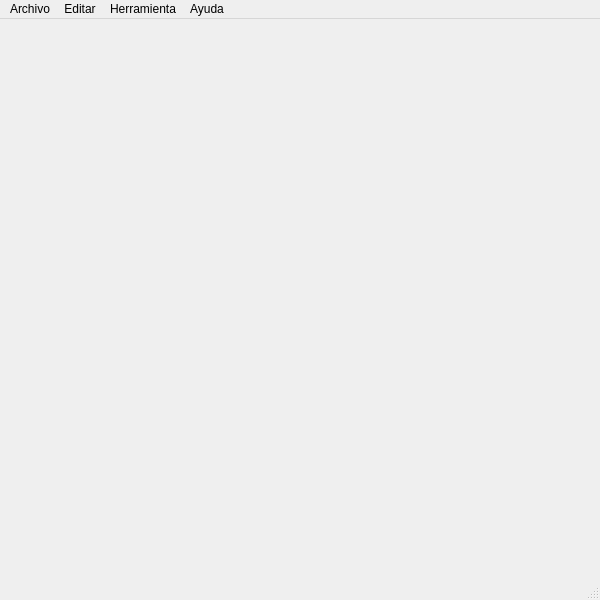
<?xml version="1.0" encoding="UTF-8"?>
<ui version="4.0">
 <class>Principal</class>
 <widget class="QMainWindow" name="Principal">
  <property name="geometry">
   <rect>
    <x>0</x>
    <y>0</y>
    <width>600</width>
    <height>600</height>
   </rect>
  </property>
  <property name="windowTitle">
   <string>Principal</string>
  </property>
  <widget class="QWidget" name="centralwidget"/>
  <widget class="QStatusBar" name="statusbar"/>
  <widget class="QMenuBar" name="menu_principal">
   <property name="geometry">
    <rect>
     <x>0</x>
     <y>0</y>
     <width>600</width>
     <height>26</height>
    </rect>
   </property>
   <widget class="QMenu" name="menuArchivo">
    <property name="title">
     <string>Archivo</string>
    </property>
    <addaction name="actionAbrir"/>
    <addaction name="actionGuardar"/>
    <addaction name="actionImportar"/>
   </widget>
   <widget class="QMenu" name="menuEditar">
    <property name="title">
     <string>Editar</string>
    </property>
   </widget>
   <widget class="QMenu" name="menuHerramienta">
    <property name="title">
     <string>Herramienta</string>
    </property>
    <addaction name="actionAbrir_Imagen"/>
    <addaction name="actionAbrir_Spritesheet"/>
   </widget>
   <widget class="QMenu" name="menuAyuda">
    <property name="title">
     <string>Ayuda</string>
    </property>
   </widget>
   <addaction name="menuArchivo"/>
   <addaction name="menuEditar"/>
   <addaction name="menuHerramienta"/>
   <addaction name="menuAyuda"/>
  </widget>
  <action name="actionAbrir">
   <property name="text">
    <string>Abrir</string>
   </property>
  </action>
  <action name="actionGuardar">
   <property name="text">
    <string>Guardar</string>
   </property>
  </action>
  <action name="actionImportar">
   <property name="text">
    <string>Importar</string>
   </property>
  </action>
  <action name="actionAbrir_Imagen">
   <property name="text">
    <string>Abrir Imagen</string>
   </property>
  </action>
  <action name="actionAbrir_Spritesheet">
   <property name="text">
    <string>Abrir Spritesheet</string>
   </property>
  </action>
 </widget>
 <resources/>
 <connections/>
</ui>
